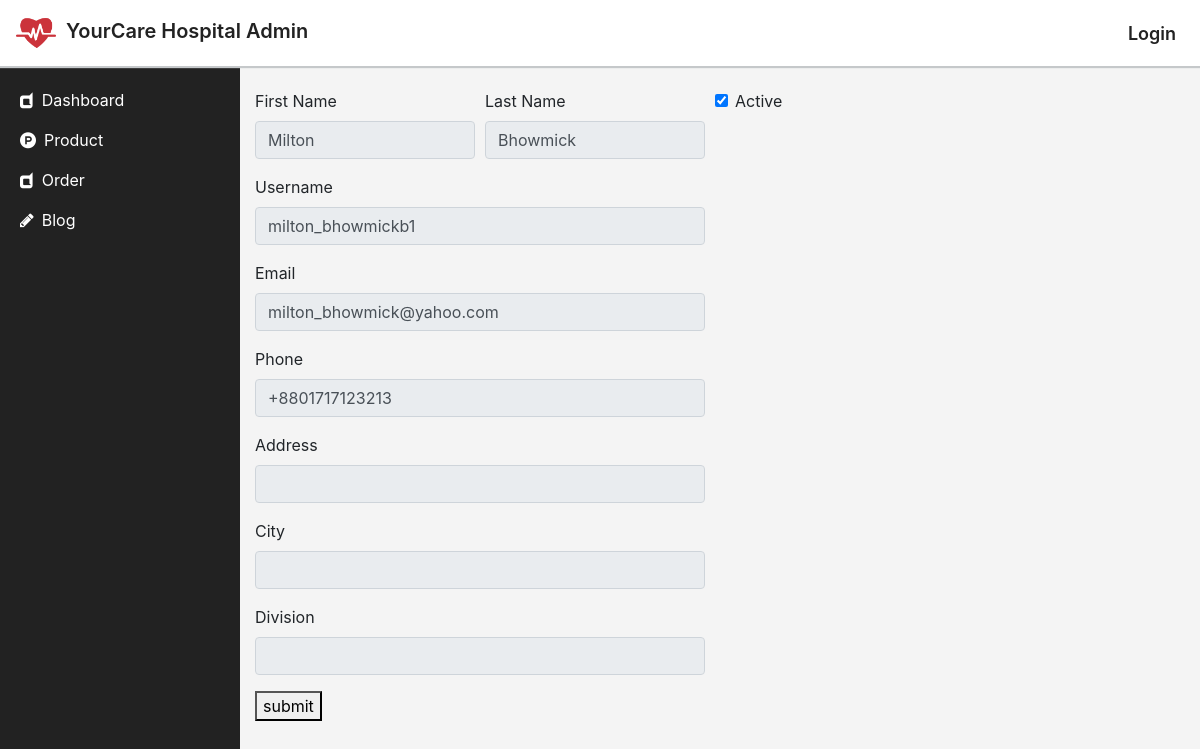
Page /staff/user/milton_bhowmickb1 on the earlier database version.
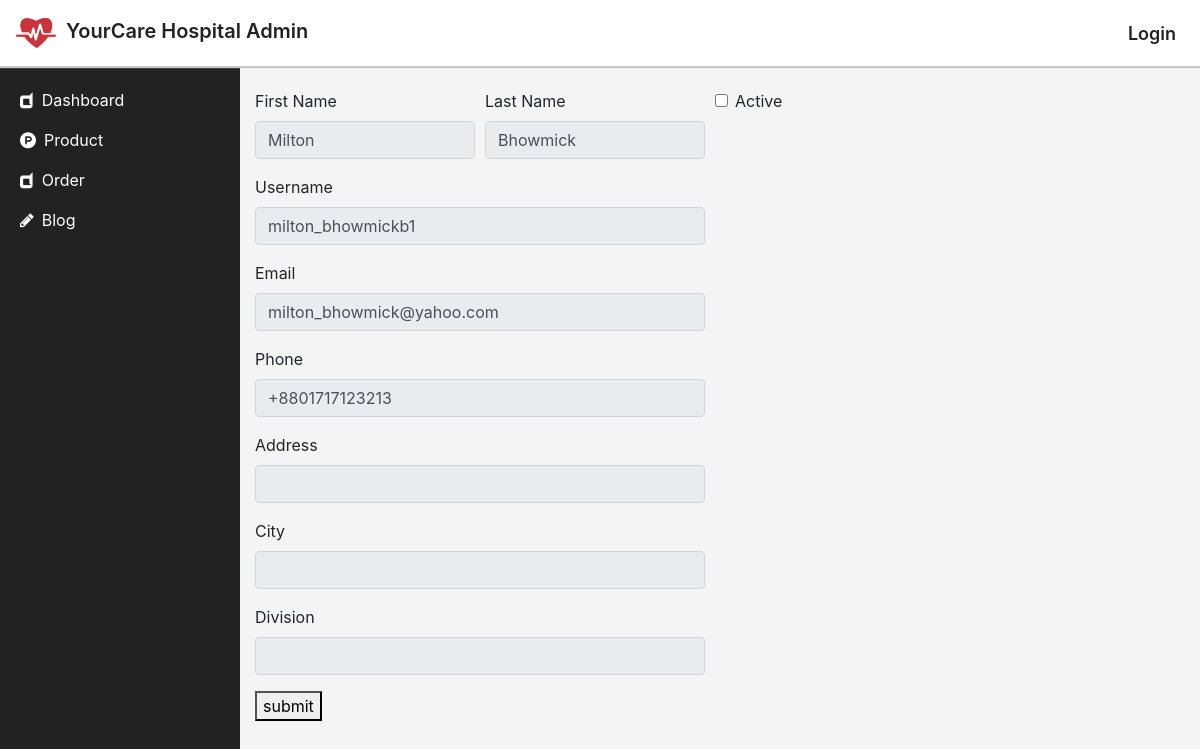
Same page on the later database version.
### account/models.py (models this page shows, shortened)
class UserProfile(AbstractBaseUser, PermissionsMixin):
	username = models.CharField(max_length=255, null=True, blank=True)
	first_name = models.CharField(max_length=255,null=True, blank=True)
	last_name = models.CharField(max_length=255, null=True, blank=True)
	email = models.EmailField(max_length=100, unique=True)
	phone = models.CharField(max_length=100,null=True, blank=True)
	status = models.BooleanField (default = False)
	user_image = models.ImageField(upload_to='user_images', null=True, blank=True)
	division = models.CharField(max_length=255, null=True, blank=True)
	city = models.CharField(max_length=255, null=True, blank=True)
	address = models.CharField(max_length=255, null=True, blank=True)
	is_active = models.BooleanField(default=True)
	is_staff = models.BooleanField(default=False)
	date = models.DateTimeField(auto_now_add=True, null=True)
	objects = UserProfileManager()
	USERNAME_FIELD = 'email'
	class Meta:
		ordering = ('-first_name',)

### staff/views.py (the view, shortened to what this page needs)
# urls.py: path('user/<str:username>', views.UserDetailes.as_view(), name='user_details'),
class UserDetailes(View):
	template_name = 'staff/user/user.html'
	def get(self, request, username):
		user = account_model.UserProfile.objects.get(username = username)
		form = EditUserDetailsForm(instance = user)
		contexts = {
			'form':form,
		}
		return render(request, self.template_name, contexts)

### staff/templates/staff/user/user.html (shortened to what this page needs)
{% extends 'base_staff.html' %}
{% block content %}
<div class="container my-4">
	<form method="POST">
		<div class="row">
			<div class="col-lg-6 col-md-6 col-sm-6">
				<div class="form-row">
					<div class="form-group col-6">
						<label for="first_name">First Name</label>
						{{form.first_name}}
					</div>
					<div class="form-group col-6">
						<label for="last_name">Last Name</label>
						{{form.last_name}}
					</div>
					<div class="form-group col-md-12">
						<label for="username">Username</label>
						{{form.username}}
					</div>
					<div class="form-group col-md-12">
						<label for="email">Email</label>
						{{form.email}}
					</div>
					<div class="form-group col-md-12">
						<label for="phone">Phone</label>
						{{form.phone}}
					</div>
					<div class="form-group col-md-12">
						<label for="address">Address</label>
						{{form.address}}
					</div>
					<div class="form-group col-md-12">
						<label for="city">City</label>
						{{form.city}}
					</div>
					<div class="form-group col-md-12">
						<label for="division">Division</label>
						{{form.division}}
					</div>
				</div>
			</div>
			<div class="col-lg-6 col-md-6 col-sm-6">
				<div class="form-row">
					<div class="form-check col-md-12">
						{{form.is_active}}
						<label class="form-check-label" for="is_active">Active</label>
					</div>
				</div>
			</div>
		</div>
		<div class="row">
			<div class="col-12">
				<button>submit</button>
			</div>
		</div>
	</form>
</div>
{% endblock %}

Differences in the rows shown:
changed UserProfile "Milton": is_active "☑" → "☐"
